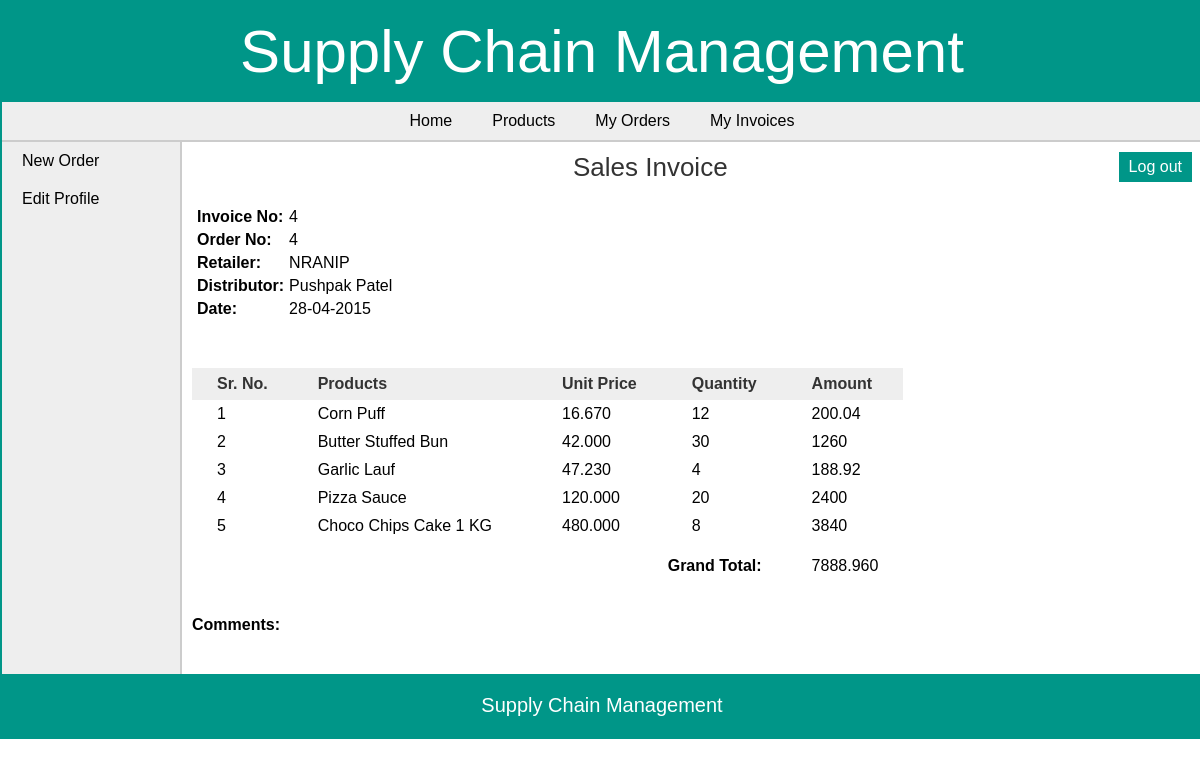
The page /retailer/view_invoice_items.php?id=4 (signed in) on the database its author committed.
### tables this page shows
CREATE TABLE `invoice` (
  `invoice_id` int(11) NOT NULL,
  `order_id` int(11) NOT NULL,
  `retailer_id` int(11) NOT NULL,
  `dist_id` int(11) NOT NULL,
  `date` date NOT NULL,
  `total_amount` decimal(10,3) NOT NULL,
  `comments` text
);

CREATE TABLE `area` (
  `area_id` int(11) NOT NULL,
  `area_name` varchar(50) NOT NULL,
  `area_code` varchar(10) NOT NULL
);

CREATE TABLE `distributor` (
  `dist_id` int(11) NOT NULL,
  `dist_name` varchar(25) NOT NULL,
  `dist_email` varchar(50) DEFAULT NULL,
  `dist_phone` varchar(10) NOT NULL,
  `dist_address` varchar(200) DEFAULT NULL
);

CREATE TABLE `invoice_items` (
  `invoice_items_id` int(11) NOT NULL,
  `invoice_id` int(11) NOT NULL,
  `product_id` int(11) NOT NULL,
  `quantity` int(6) NOT NULL
);

CREATE TABLE `products` (
  `pro_id` int(11) NOT NULL,
  `pro_name` varchar(25) NOT NULL,
  `pro_desc` text,
  `pro_price` decimal(10,3) NOT NULL,
  `unit` int(11) NOT NULL,
  `pro_cat` int(11) NOT NULL,
  `quantity` int(6) DEFAULT NULL
);

### retailer/view_invoice_items.php (the view, shortened to what this page needs)
<?php
	require("../includes/config.php");
	if(isset($_SESSION['retailer_login'])) {
		if(isset($_GET['id'])){
			$invoice_id = $_GET['id'];
			$queryInvoiceItems = "SELECT *,invoice_items.quantity as quantity FROM invoice,invoice_items,products WHERE invoice.invoice_id='$invoice_id' AND invoice_items.product_id=products.pro_id AND invoice_items.invoice_id=invoice.invoice_id";
			$resultInvoiceItems = mysqli_query($con,$queryInvoiceItems);
			$querySelectInvoice = "SELECT * FROM invoice,retailer,distributor,area WHERE invoice_id='$invoice_id' AND invoice.retailer_id=retailer.retailer_id AND retailer.area_id=area.area_id AND invoice.dist_id=distributor.dist_id";
			$resultSelectInvoice = mysqli_query($con,$querySelectInvoice);
			$rowSelectInvoice = mysqli_fetch_array($resultSelectInvoice);
		}
	}
	else {
		header('Location:../index.php');
	}
?>
<!DOCTYPE html>
<html>
<head>
	<link rel="stylesheet" href="../includes/main_style.css" >
</head>
<body>
	<?php
		include("../includes/header.inc.php");
		include("../includes/nav_retailer.inc.php");
		include("../includes/aside_retailer.inc.php");
	?>
	<section>
		<h1 style="text-align:center;">Sales Invoice</h1>
		<table class="table_infoFormat">
		<tr>
			<td><b> Invoice No: </b></td>
			<td> <?php echo $rowSelectInvoice['invoice_id']; ?> </td>
		</tr>
		<tr>
			<td><b> Order No: </b></td>
			<td> <?php echo $rowSelectInvoice['order_id']; ?> </td>
		</tr>
		<tr>
			<td><b> Retailer: </b></td>
			<td> <?php echo $rowSelectInvoice['area_code']; ?> </td>
		</tr>
		<tr>
			<td><b> Distributor: </b></td>
			<td> <?php echo $rowSelectInvoice['dist_name']; ?> </td>
		</tr>
		<tr>
			<td><b> Date: </b></td>
			<td> <?php echo date("d-m-Y",strtotime($rowSelectInvoice['date'])); ?> </td>
		</tr>
		</table>
		<form action="" method="POST" class="form">
		<table class="table_invoiceFormat" style="margin-top:50px;">
			<tr>
				<th style="padding-right:25px;"> Sr. No. </th>
				<th style="padding-right:150px;"> Products </th>
				<th style="padding-right:30px;"> Unit Price </th>
				<th style="padding-right:30px;"> Quantity </th>
				<th> Amount </th>
			</tr>
			<?php $i=1; while($rowInvoiceItems = mysqli_fetch_array($resultInvoiceItems)) { ?>
			<tr>
				<td> <?php echo $i; ?> </td>
				<td> <?php echo $rowInvoiceItems['pro_name']; ?> </td>
				<td> <?php echo $rowInvoiceItems['pro_price']; ?> </td>
				<td> <?php echo $rowInvoiceItems['quantity']; ?> </td>
				<td> <?php echo $rowInvoiceItems['quantity']*$rowInvoiceItems['pro_price']; ?> </td>
			</tr>
			<?php $i++; } ?>
			<tr style="height:40px;vertical-align:bottom;">
				<td colspan="4" style="text-align:right;"><b> Grand Total: </b></td>
				<td>
				<?php
					mysqli_data_seek($resultInvoiceItems,0);
					$rowInvoiceItems = mysqli_fetch_array($resultInvoiceItems);
					echo $rowInvoiceItems['total_amount'];
				?>
				</td>
			</tr>
		</table><br/><br/>
		<b>Comments:</b> <br/> <?php echo $rowSelectInvoice['comments']; ?>
		</form>
	</section>
	<?php
		include("../includes/footer.inc.php");
	?>
</body>
</html>

### includes/main_style.css (style rules this page uses)
* { font-family: arial,sans-serif; margin:0px; padding:0px; }
body { width:1200px; margin:auto; border:2px solid #009688; }
section { width:1000px; padding:10px; padding-bottom:40px; }
section h1 { margin-bottom:10px; font-weight:normal; color:#333; font-size: 26px; }
table { border-collapse: collapse; }
.table_invoiceFormat th { background-color:#eee; color:#333; padding: 7px 25px; }
.table_invoiceFormat tr { border:none; }
.table_invoiceFormat td,.table_invoiceFormat tr { padding: 5px 25px; text-align: left; }
.table_infoFormat { margin:20px 5px 25px; }
.table_infoFormat td { padding:5px 5px 0px 0px; }
.table_infoFormat td:first-child { font-weight:bold; }

### rows shown on the page
invoice: invoice_id "4", order "4", area.area_code "NRANIP", dist.dist_name "Pushpak Patel", date "28-04-2015", total_amount "7888.960"
invoice_items: product.pro_name "Corn Puff", product.pro_price "16.670", quantity "12", $rowInvoiceItems['quantity']*$rowInvoiceItems['pro_price'] "200.04"
invoice_items: product.pro_name "Butter Stuffed Bun", product.pro_price "42.000", quantity "30", $rowInvoiceItems['quantity']*$rowInvoiceItems['pro_price'] "1260"
invoice_items: product.pro_name "Garlic Lauf", product.pro_price "47.230", quantity "4", $rowInvoiceItems['quantity']*$rowInvoiceItems['pro_price'] "188.92"
invoice_items: product.pro_name "Pizza Sauce", product.pro_price "120.000", quantity "20", $rowInvoiceItems['quantity']*$rowInvoiceItems['pro_price'] "2400"
invoice_items: product.pro_name "Choco Chips Cake 1 KG", product.pro_price "480.000", quantity "8", $rowInvoiceItems['quantity']*$rowInvoiceItems['pro_price'] "3840"
